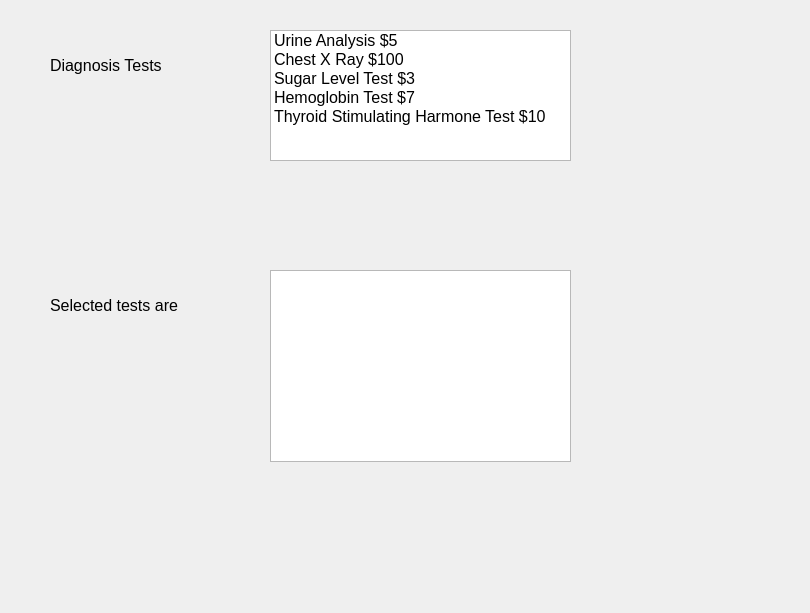
<?xml version="1.0" encoding="UTF-8"?>
<ui version="4.0">
 <class>Dialog</class>
 <widget class="QDialog" name="Dialog">
  <property name="geometry">
   <rect>
    <x>0</x>
    <y>0</y>
    <width>810</width>
    <height>613</height>
   </rect>
  </property>
  <property name="font">
   <font>
    <pointsize>12</pointsize>
   </font>
  </property>
  <property name="windowTitle">
   <string>Dialog</string>
  </property>
  <widget class="QLabel" name="label">
   <property name="geometry">
    <rect>
     <x>50</x>
     <y>50</y>
     <width>121</width>
     <height>31</height>
    </rect>
   </property>
   <property name="text">
    <string>Diagnosis Tests</string>
   </property>
  </widget>
  <widget class="QLabel" name="label_2">
   <property name="geometry">
    <rect>
     <x>50</x>
     <y>290</y>
     <width>131</width>
     <height>31</height>
    </rect>
   </property>
   <property name="text">
    <string>Selected tests are</string>
   </property>
  </widget>
  <widget class="QListWidget" name="listWidgetDiagnosis">
   <property name="geometry">
    <rect>
     <x>270</x>
     <y>30</y>
     <width>301</width>
     <height>131</height>
    </rect>
   </property>
   <property name="selectionMode">
    <enum>QAbstractItemView::MultiSelection</enum>
   </property>
   <item>
    <property name="text">
     <string>Urine Analysis $5</string>
    </property>
   </item>
   <item>
    <property name="text">
     <string>Chest X Ray $100</string>
    </property>
   </item>
   <item>
    <property name="text">
     <string>Sugar Level Test $3</string>
    </property>
   </item>
   <item>
    <property name="text">
     <string>Hemoglobin Test $7</string>
    </property>
   </item>
   <item>
    <property name="text">
     <string>Thyroid Stimulating Harmone Test $10</string>
    </property>
   </item>
  </widget>
  <widget class="QListWidget" name="listWidgetSelectedTests">
   <property name="geometry">
    <rect>
     <x>270</x>
     <y>270</y>
     <width>301</width>
     <height>192</height>
    </rect>
   </property>
  </widget>
 </widget>
 <resources/>
 <connections/>
</ui>
